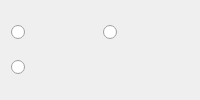
                <widget class="QWidget" name="tab_utilities_trapdoor">
                 <attribute name="title">
                  <string>Utilities / Trapdoors</string>
                 </attribute>
                 <layout class="QGridLayout" name="gridLayout_15">
                  <item row="0" column="1">
                   <widget class="QRadioButton" name="radioButton_12">
                    <property name="text">
                     <string/>
                    </property>
                    <property name="icon">
                     <iconset resource="../resources/resources.qrc">
                      <normaloff>:/images/images/tiles/squared_tileset/utilities/utilities_chest.png</normaloff>:/images/images/tiles/squared_tileset/utilities/utilities_chest.png</iconset>
                    </property>
                    <property name="iconSize">
                     <size>
                      <width>128</width>
                      <height>128</height>
                     </size>
                    </property>
                   </widget>
                  </item>
                  <item row="0" column="0">
                   <widget class="QRadioButton" name="radioButton_11">
                    <property name="text">
                     <string/>
                    </property>
                    <property name="icon">
                     <iconset resource="../resources/resources.qrc">
                      <normaloff>:/images/images/tiles/squared_tileset/utilities/utilities_table.png</normaloff>:/images/images/tiles/squared_tileset/utilities/utilities_table.png</iconset>
                    </property>
                    <property name="iconSize">
                     <size>
                      <width>64</width>
                      <height>64</height>
                     </size>
                    </property>
                   </widget>
                  </item>
                  <item row="1" column="0">
                   <widget class="QRadioButton" name="radioButton_10">
                    <property name="text">
                     <string/>
                    </property>
                    <property name="icon">
                     <iconset resource="../resources/resources.qrc">
                      <normaloff>:/images/images/tiles/squared_tileset/utilities/utilities_trap.png</normaloff>:/images/images/tiles/squared_tileset/utilities/utilities_trap.png</iconset>
                    </property>
                    <property name="iconSize">
                     <size>
                      <width>64</width>
                      <height>64</height>
                     </size>
                    </property>
                   </widget>
                  </item>
                 </layout>
                </widget>
